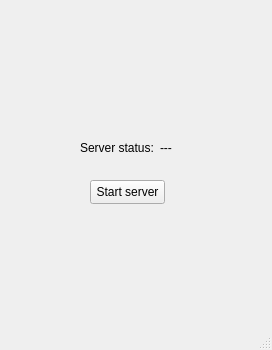
<?xml version="1.0" encoding="UTF-8"?>
<ui version="4.0">
 <class>MainWindow</class>
 <widget class="QMainWindow" name="MainWindow">
  <property name="geometry">
   <rect>
    <x>0</x>
    <y>0</y>
    <width>272</width>
    <height>350</height>
   </rect>
  </property>
  <property name="windowTitle">
   <string>MainWindow</string>
  </property>
  <widget class="QWidget" name="centralwidget">
   <widget class="QPushButton" name="pbServer">
    <property name="geometry">
     <rect>
      <x>90</x>
      <y>180</y>
      <width>75</width>
      <height>24</height>
     </rect>
    </property>
    <property name="text">
     <string>Start server</string>
    </property>
   </widget>
   <widget class="QLabel" name="label">
    <property name="geometry">
     <rect>
      <x>80</x>
      <y>140</y>
      <width>91</width>
      <height>16</height>
     </rect>
    </property>
    <property name="text">
     <string>Server status:</string>
    </property>
   </widget>
   <widget class="QLabel" name="lStatus">
    <property name="geometry">
     <rect>
      <x>160</x>
      <y>140</y>
      <width>49</width>
      <height>16</height>
     </rect>
    </property>
    <property name="text">
     <string>---</string>
    </property>
   </widget>
  </widget>
  <widget class="QMenuBar" name="menubar">
   <property name="geometry">
    <rect>
     <x>0</x>
     <y>0</y>
     <width>272</width>
     <height>22</height>
    </rect>
   </property>
  </widget>
  <widget class="QStatusBar" name="statusbar"/>
 </widget>
 <resources/>
 <connections>
  <connection>
   <sender>pbServer</sender>
   <signal>clicked()</signal>
   <receiver>MainWindow</receiver>
   <slot>slotPBServerToggled()</slot>
   <hints>
    <hint type="sourcelabel">
     <x>155</x>
     <y>221</y>
    </hint>
    <hint type="destinationlabel">
     <x>377</x>
     <y>203</y>
    </hint>
   </hints>
  </connection>
 </connections>
 <slots>
  <slot>slotPBServerToggled()</slot>
 </slots>
</ui>
